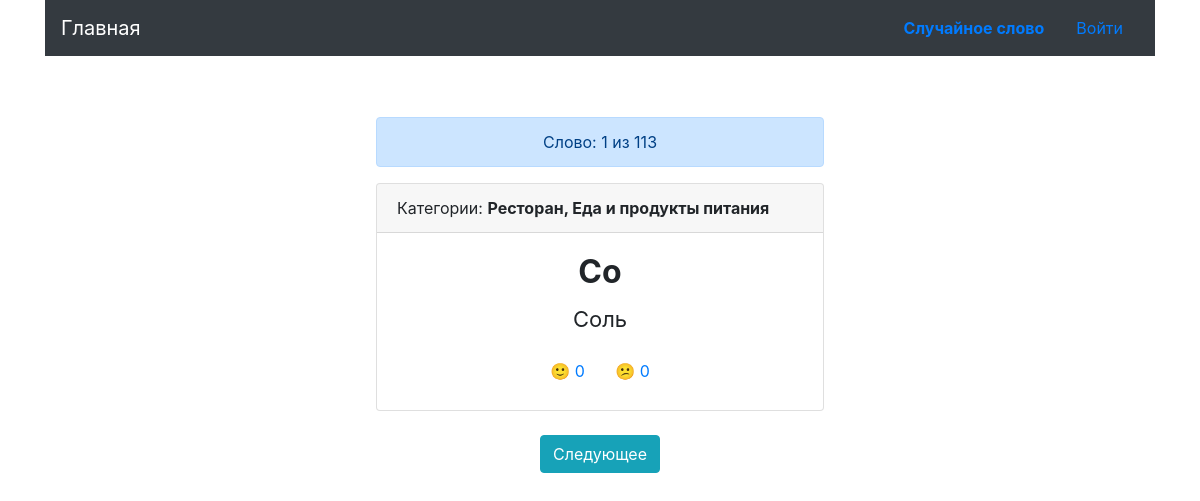
Page /category/6/1 on the committed database.
### main_app/card/models.py (models this page shows, shortened)
class BaseModel(db.Model):
    __abstract__ = True
    __table_args__ = {'sqlite_autoincrement': True}     # remove if postgres
    id = db.Column(db.Integer, primary_key=True)

class Card(BaseModel):
    __tablename__ = 'card'
    original_word = db.Column(db.String(128), unique=True, nullable=False)
    translated_word = db.Column(db.String(128), nullable=False)
    active = db.Column(db.Boolean(), default=True)
    created_at = db.Column(db.DateTime(), default=datetime.now)
    def vote_yes(self, user_id):
        return CardStats.get_positive_votes(self.id)
    def vote_no(self, user_id):
        return CardStats.get_negative_votes(self.id)
    def get_related_categories(self):
        related_categories = list()
        category_and_card = db.session.query(CategoryCards).filter(CategoryCards.card_id==self.id).all()
        for elem in category_and_card:
            category = db.session.query(Category).get(elem.category_id)
            related_categories.append(category.name)
        related_categories = ', '.join(related_categories)
        return related_categories

### main_app/card/views.py (the view)
@card.route('/category/<int:category_id>/<int:page>')
def category_words(category_id, page=1):
    seed = UserSeed.get_by_user(current_user)
    exam = request.args.get('exam', 0, int)
    per_page = 1
    category_cards = db.session.query(CategoryCards) \
                    .filter(CategoryCards.category_id==category_id) \
                    .order_by(CategoryCards.id) \
                    .all()
    cards = [category_card.card_id for category_card in category_cards]
    columns = [column.name for column in inspect(Card).columns]
    random_pairs = list(itertools.product(columns, [desc, asc]))
    random.seed(seed)
    column, ordering = random.choice(random_pairs)
    paginate_cards = db.session.query(Card).filter(Card.id.in_(cards)).order_by(ordering(text(f'Card.{column}'))).paginate(page, per_page)
    template_name = 'main/card/cards.html'
    if exam == 2:
        template_name = 'main/card/cards_ru_sr.html'
    return render_template(template_name, cards=paginate_cards, category_id=category_id, exam=exam)

### main_app/auth/models.py (called while the page is built)
    @classmethod
    def get_or_create(cls, user) -> int:
        if user.is_authenticated:
            try:
                user_seed = db.session.query(UserSeed).filter(UserSeed.user == user).one()
            except NoResultFound:
                user_seed = cls(user=user, seed=rand())
                db.session.add(user_seed)
                db.session.commit()
            return user_seed.seed
        else:
            try:
                default_seed = db.session.query(UserSeed).filter(UserSeed.user == None).one()
            except NoResultFound:
                default_seed = cls(seed=rand())
                db.session.add(default_seed)
                db.session.commit()
            return default_seed.seed

    @classmethod
    def get_by_user(cls, user) -> int:
        return cls.get_or_create(user)

### main_app/card/models.py (called while the page is built)
    @classmethod
    def get_positive_votes(cls, card_id):
        return db.session.query(cls).filter(cls.card_id==card_id, cls.vote == 1).count()

    @classmethod
    def get_negative_votes(cls, card_id):
        return db.session.query(cls).filter(cls.card_id==card_id, cls.vote == -1).count()

### main_app/templates/main/card/cards.html (shortened to what this page needs)
{% extends 'main/layout.html' %}
{% block content %}
<div class="container card-main">
	<div class="col-md-12 text-center">
		<center>
			<div class="alert alert-primary" role="alert"  style="width: 28rem;">
			  Слово: {{ cards.page }} из {{ cards.total }}
			</div>
		</center>
		{% for card in cards.items %}
		<center>
			<div class="card" style="width: 28rem;">
			  <div class="card-header text-left">
			    Категории: <b>{% for category in card.get_related_categories() %}{{ category }}{% endfor %}</b>
			  </div>
			  <div class="card-body">
			    <h2 class="card-title"><b>{{ card.translated_word.capitalize() }}</b></h2>
			    <p class="card-text {% if exam == 1 %}hide-word{% endif %}">{{ card.original_word }}</p>
			    <button type="button" class="btn btn-link vote" data-card-id="{{ card.id }}"
			    data-card-vote="1" style="text-decoration: none;">&#128578; <span id="positive" class="vote-{{ card.id }}">{{ card.vote_yes(current_user.id) }}</span></button>
			    <button type="button" class="btn btn-link vote" data-card-id="{{ card.id }}"
			    data-card-vote="0" style="text-decoration: none;">&#128533; <span id="negative" class="vote-{{ card.id }}">{{ card.vote_no(current_user.id) }}</span></button>
			  </div>
			</div>
			<br>
			    {% if cards.has_next %}
				    {% if exam %}
				    	<a type="button" class="btn btn-info" href="{{ url_for('card.category_words', category_id=category_id, page=cards.next_num, exam=exam) }}">Следующее</a>
				    {% else %}
				    	<a type="button" class="btn btn-info" href="{{ url_for('card.category_words', category_id=category_id, page=cards.next_num) }}">Следующее</a>
				    {% endif %}
			    {% else %}
			    	<a type="button" class="btn btn-info" href="{{ url_for('card.category', category_id=category_id, finish=True) }}">Закончить</a>
			    {% endif %}
		</center>
		{% endfor %}
	</div>
</div>
{% endblock %}

### main_app/templates/main/layout.html (style rules this page uses)
.card-text { font-size: 22px; }
.row, .card-main { margin-top: 30px; }

### rows in the picture
Card: get_related_categories "Р" "е" "с" "т" "о" "р" "а" "н" "," "Е" "д" "а" "и" "п" "р" "о" "д" "у" "к" "т" "ы" "п" "и" "т" "а" "н" "и" "я", translated_word "Со", original_word "Соль", vote_yes "0", vote_no "0"

### other values in the picture
{{ cards.page }} "1"
{{ cards.total }} "113"
